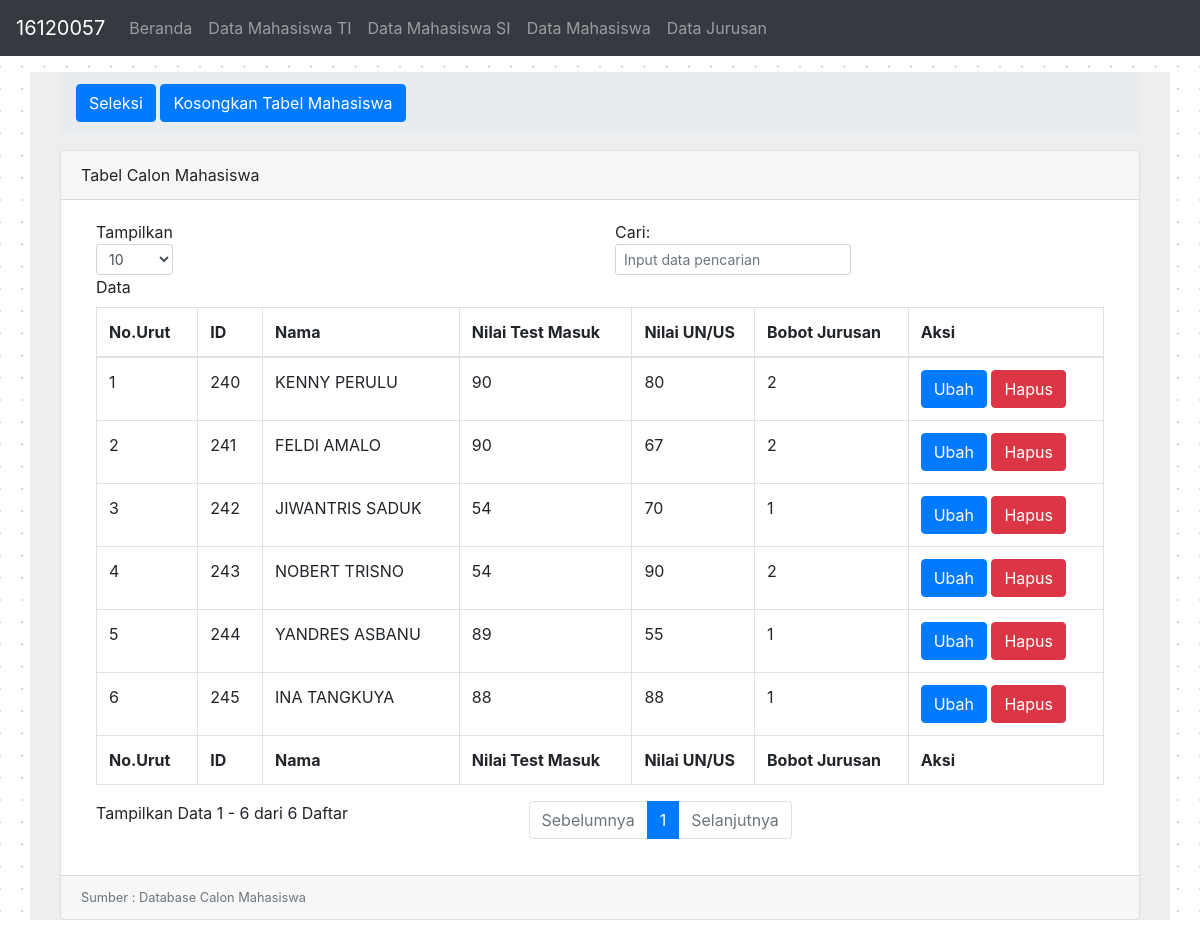
Before: /data_mhs.php with the older database file.
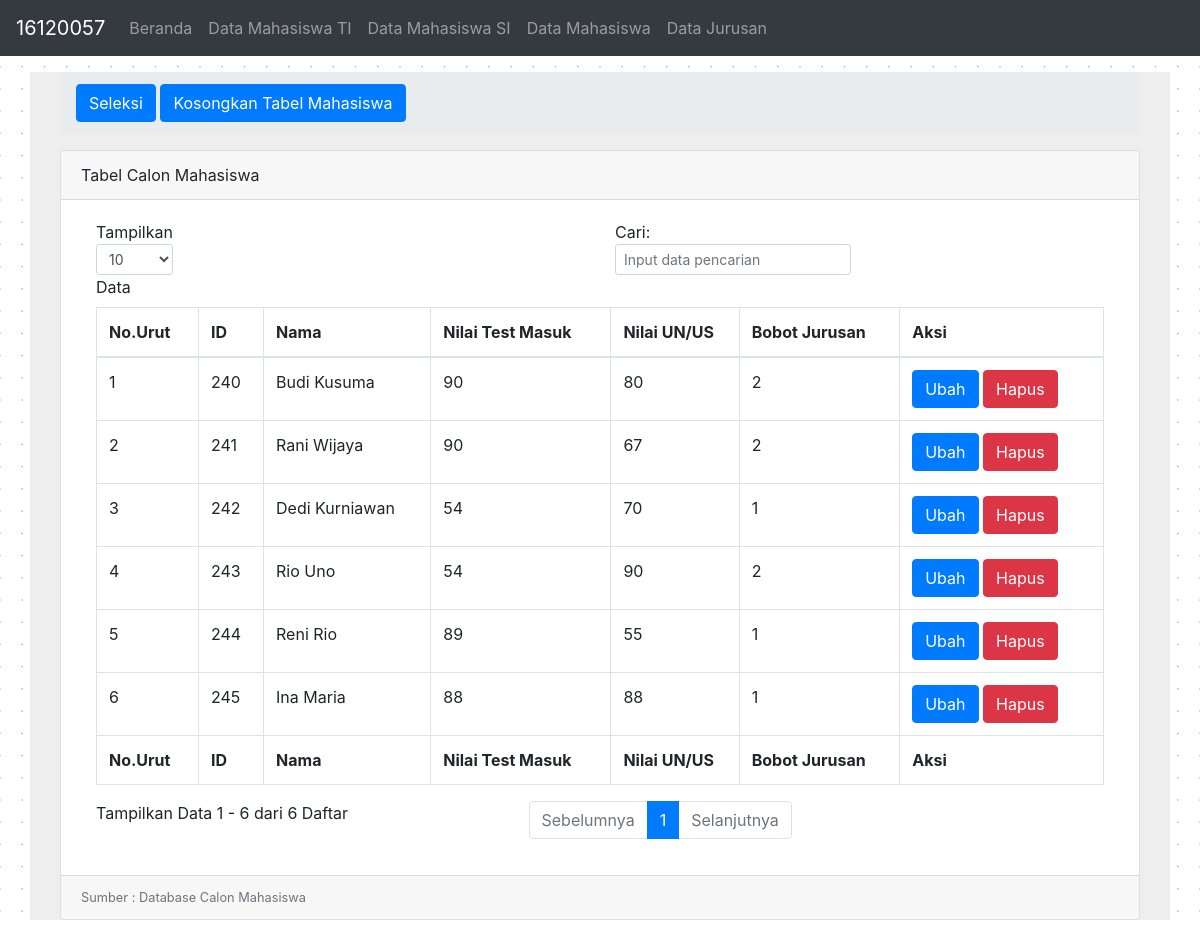
After: the same page with the newer database file.
### tables this page shows
CREATE TABLE IF NOT EXISTS `mhs` (
  `id` int(11) NOT NULL AUTO_INCREMENT,
  `id_mhs` int(11) DEFAULT NULL,
  `nama` text,
  `nilai_un` text NOT NULL,
  `nilai_test` text NOT NULL,
  `jurusan` text,
  PRIMARY KEY (`id`)
);

### functions.php (called while the page is built, shortened)
<?php
$server = "localhost";
$username = "root";
$password = "";
$database = "ag";
$koneksi=mysqli_connect($server,$username,$password) or die("Koneksi gagal");
mysqli_select_db($koneksi,$database) or die("Database tidak bisa dibuka");
function tabel($query){
	global $koneksi;
	$result = mysqli_query($koneksi,$query);
	$rows = [];
	while ($row = mysqli_fetch_assoc($result)){
		$rows [] = $row;
	}
	return $rows;
}

### data_mhs.php (the view, shortened to what this page needs)
<?php
require "functions.php";
$data = tabel("SElECT * FROM mhs");
?>
<!DOCTYPE html>
<html lang="en">
<head>
  <link rel="stylesheet" href="css/bootstrap.min.css">
  <link rel="stylesheet" href="css/bootstrap.css">
</head>
<body>
  <nav class="navbar navbar-expand-md bg-dark navbar-dark ">
    <a class="navbar-brand" href="#">16120057</a>
    <div class="collapse navbar-collapse" id="collapsibleNavbar">
      <ul class="navbar-nav">
        <li class="nav-item">
          <a class="nav-link" href="index.php">Beranda</a>
        </li>
        <li class="nav-item">
          <a class="nav-link" href="data_mhsTI.php">Data Mahasiswa TI</a>
        </li>
        <li class="nav-item">
          <a class="nav-link" href="data_mhsSI.php">Data Mahasiswa SI</a>
        </li>
        <li class="nav-item">
          <a class="nav-link" href="data_mhs.php">Data Mahasiswa</a>
        </li>
        <li class="nav-item">
          <a class="nav-link" href="data_jurusan.php">Data Jurusan</a>
        </li>
      </ul>
    </div>
  </nav>
  <div class="container">
    <div class="content-wrapper">
      <div class="container-fluid">
        <ol class="breadcrumb mt-3">
          <li>
            <a href="metode_ag.php" class="btn btn-primary">Seleksi</a>
            <a href="kosongkan_tabel.php" class="btn btn-primary">Kosongkan Tabel Mahasiswa</a>
          </li>
        </ol>
        <div class="card mb-2">
          <div class="card-header">
            <i class="fa fa-table"></i> Tabel Calon Mahasiswa</div>
          <div class="card-body">
            <div class="table-responsive">
              <table class="table table-bordered" id="dataTable" width="100%" cellspacing="0">
                <thead>
                  <tr>
                    <th>No.Urut</th>
                    <th>ID</th>
                    <th>Nama</th>
                    <th>Nilai Test Masuk</th>
                    <th>Nilai UN/US</th>
                    <th>Bobot Jurusan</th>
                    <th>Aksi</th>
                  </tr>
                </thead>
                <tfoot>
                  <tr>
                    <th>No.Urut</th>
                    <th>ID</th>
                    <th>Nama</th>
                    <th>Nilai Test Masuk</th>
                    <th>Nilai UN/US</th>
                    <th>Bobot Jurusan</th>
                    <th>Aksi</th>
                  </tr>
                </tfoot>
                <tbody>
                  <?php $i = 1 ?>
                  <?php foreach ($data as $tabel) : ?>
                    <tr>
                      <td><?= $i ?></td>
                      <td><?= $tabel["id_mhs"] ?></td>
                      <td><?= $tabel["nama"] ?></td>
                      <td><?= $tabel["nilai_test"] ?></td>
                      <td><?= $tabel["nilai_un"] ?></td>
                      <td><?= $tabel["jurusan"] ?></td>
                      <td>
                        <a href="ubah_mhs.php?id=<?= $tabel["id"] ?>" class="btn btn-primary">Ubah</a></button>
                        <a href="hapus_mhs.php?id=<?= $tabel["id"] ?>" class="btn btn-danger" onclick="return confirm('Apakah Anda yakin ingin menghapus data?')">Hapus</a></button>
                      </td>
                    </tr>
                    <?php $i++; ?>
                  <?php endforeach; ?>
                </tbody>
              </table>
            </div>
          </div>
          <div class="card-footer small text-muted">Sumber : Database Calon Mahasiswa</div>
        </div>
      </div>
    </div>
  </div>
</body>
</html>

Changed rows visible on the page:
changed mhs: nama "KENNY PERULU" → "Budi Kusuma"
changed mhs: nama "FELDI AMALO" → "Rani Wijaya"
changed mhs: nama "JIWANTRIS SADUK" → "Dedi Kurniawan"
changed mhs: nama "NOBERT TRISNO" → "Rio Uno"
changed mhs: nama "YANDRES ASBANU" → "Reni Rio"
changed mhs: nama "INA TANGKUYA" → "Ina Maria"
